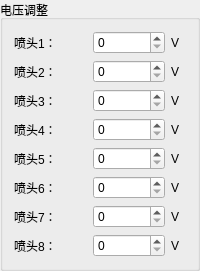
          <widget class="QGroupBox" name="groupBox_18">
           <property name="title">
            <string>电压调整</string>
           </property>
           <layout class="QGridLayout" name="gridLayout_5">
            <item row="0" column="0">
             <layout class="QHBoxLayout" name="horizontalLayout_39">
              <item>
               <widget class="QLabel" name="label_83">
                <property name="text">
                 <string>喷头1：</string>
                </property>
               </widget>
              </item>
              <item>
               <widget class="QSpinBox" name="nozzle1VoltageSpinBox"/>
              </item>
              <item>
               <widget class="QLabel" name="label_84">
                <property name="maximumSize">
                 <size>
                  <width>15</width>
                  <height>16777215</height>
                 </size>
                </property>
                <property name="text">
                 <string>V</string>
                </property>
               </widget>
              </item>
             </layout>
            </item>
            <item row="1" column="0">
             <layout class="QHBoxLayout" name="horizontalLayout_41">
              <item>
               <widget class="QLabel" name="label_85">
                <property name="text">
                 <string>喷头2：</string>
                </property>
               </widget>
              </item>
              <item>
               <widget class="QSpinBox" name="nozzle2VoltageSpinBox"/>
              </item>
              <item>
               <widget class="QLabel" name="label_86">
                <property name="maximumSize">
                 <size>
                  <width>15</width>
                  <height>16777215</height>
                 </size>
                </property>
                <property name="text">
                 <string>V</string>
                </property>
               </widget>
              </item>
             </layout>
            </item>
            <item row="2" column="0">
             <layout class="QHBoxLayout" name="horizontalLayout_42">
              <item>
               <widget class="QLabel" name="label_87">
                <property name="text">
                 <string>喷头3：</string>
                </property>
               </widget>
              </item>
              <item>
               <widget class="QSpinBox" name="nozzle3VoltageSpinBox"/>
              </item>
              <item>
               <widget class="QLabel" name="label_88">
                <property name="maximumSize">
                 <size>
                  <width>15</width>
                  <height>16777215</height>
                 </size>
                </property>
                <property name="text">
                 <string>V</string>
                </property>
               </widget>
              </item>
             </layout>
            </item>
            <item row="3" column="0">
             <layout class="QHBoxLayout" name="horizontalLayout_43">
              <item>
               <widget class="QLabel" name="label_89">
                <property name="text">
                 <string>喷头4：</string>
                </property>
               </widget>
              </item>
              <item>
               <widget class="QSpinBox" name="nozzle4VoltageSpinBox"/>
              </item>
              <item>
               <widget class="QLabel" name="label_90">
                <property name="maximumSize">
                 <size>
                  <width>15</width>
                  <height>16777215</height>
                 </size>
                </property>
                <property name="text">
                 <string>V</string>
                </property>
               </widget>
              </item>
             </layout>
            </item>
            <item row="4" column="0">
             <layout class="QHBoxLayout" name="horizontalLayout_44">
              <item>
               <widget class="QLabel" name="label_91">
                <property name="text">
                 <string>喷头5：</string>
                </property>
               </widget>
              </item>
              <item>
               <widget class="QSpinBox" name="nozzle5VoltageSpinBox"/>
              </item>
              <item>
               <widget class="QLabel" name="label_92">
                <property name="maximumSize">
                 <size>
                  <width>15</width>
                  <height>16777215</height>
                 </size>
                </property>
                <property name="text">
                 <string>V</string>
                </property>
               </widget>
              </item>
             </layout>
            </item>
            <item row="5" column="0">
             <layout class="QHBoxLayout" name="horizontalLayout_45">
              <item>
               <widget class="QLabel" name="label_93">
                <property name="text">
                 <string>喷头6：</string>
                </property>
               </widget>
              </item>
              <item>
               <widget class="QSpinBox" name="nozzle6VoltageSpinBox"/>
              </item>
              <item>
               <widget class="QLabel" name="label_94">
                <property name="maximumSize">
                 <size>
                  <width>15</width>
                  <height>16777215</height>
                 </size>
                </property>
                <property name="text">
                 <string>V</string>
                </property>
               </widget>
              </item>
             </layout>
            </item>
            <item row="6" column="0">
             <layout class="QHBoxLayout" name="horizontalLayout_46">
              <item>
               <widget class="QLabel" name="label_95">
                <property name="text">
                 <string>喷头7：</string>
                </property>
               </widget>
              </item>
              <item>
               <widget class="QSpinBox" name="nozzle7VoltageSpinBox"/>
              </item>
              <item>
               <widget class="QLabel" name="label_96">
                <property name="maximumSize">
                 <size>
                  <width>15</width>
                  <height>16777215</height>
                 </size>
                </property>
                <property name="text">
                 <string>V</string>
                </property>
               </widget>
              </item>
             </layout>
            </item>
            <item row="7" column="0">
             <layout class="QHBoxLayout" name="horizontalLayout_47">
              <item>
               <widget class="QLabel" name="label_97">
                <property name="text">
                 <string>喷头8：</string>
                </property>
               </widget>
              </item>
              <item>
               <widget class="QSpinBox" name="nozzle8VoltageSpinBox"/>
              </item>
              <item>
               <widget class="QLabel" name="label_98">
                <property name="maximumSize">
                 <size>
                  <width>15</width>
                  <height>16777215</height>
                 </size>
                </property>
                <property name="text">
                 <string>V</string>
                </property>
               </widget>
              </item>
             </layout>
            </item>
           </layout>
          </widget>
